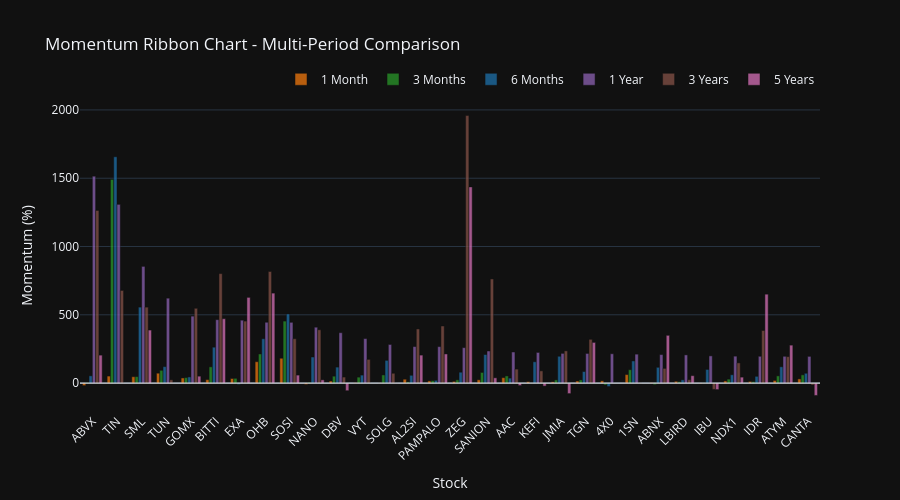

This figure's notebook cell:
### Code cell
create_momentum_ribbon_chart(df).show()

### Figure 1 — Plotly figure (JSON) as saved in the notebook; plotly's stock layout.template omitted (floating-point values rounded to 4 significant figures)
{"data": [{"marker": {"color": "rgb(255, 127, 14)"}, "name": "1 Month", "opacity": 0.7, "x": ["ABVX", "TIN", "SML", "TUN", "GOMX", "BITTI", "EXA", "OHB", "SOSI", "NANO", "DBV", "VYT", "SOLG", "AL2SI", "PAMPALO", "ZEG", "SANION", "AAC", "KEFI", "JMIA", "TGN", "4X0", "1SN", "ABNX", "LBIRD", "IBU", "NDX1", "IDR", "ATYM", "CANTA"], "y": [-18.28, 51.5, 46.85, 72.61, 37.68, 25.54, 33.74, 156.7, 182.1, -9.721, 15.3, 3.371, 1.627, 28.5, 16.22, 12.5, 24.29, 39.85, 10.61, 9.411, 15.48, 16.76, 62.5, 4.252, 13.46, -4.5, 16.07, 12.3, 19.53, 30.7], "type": "bar"}, {"marker": {"color": "rgb(44, 160, 44)"}, "name": "3 Months", "opacity": 0.7, "x": ["ABVX", "TIN", "SML", "TUN", "GOMX", "BITTI", "EXA", "OHB", "SOSI", "NANO", "DBV", "VYT", "SOLG", "AL2SI", "PAMPALO", "ZEG", "SANION", "AAC", "KEFI", "JMIA", "TGN", "4X0", "1SN", "ABNX", "LBIRD", "IBU", "NDX1", "IDR", "ATYM", "CANTA"], "y": [4.751, 1491.0, 47.89, 93.66, 40.16, 119.1, 35.21, 213.4, 454.0, 6.724, 50.69, 43.75, 59.84, 9.173, 18.33, 24.02, 78.04, 52.59, -0.6803, 23.45, 23.54, -13.44, 97.97, -11.42, 10.8, 2.413, 29.2, 10.98, 52.98, 60.41], "type": "bar"}, {"marker": {"color": "rgb(31, 119, 180)"}, "name": "6 Months", "opacity": 0.7, "x": ["ABVX", "TIN", "SML", "TUN", "GOMX", "BITTI", "EXA", "OHB", "SOSI", "NANO", "DBV", "VYT", "SOLG", "AL2SI", "PAMPALO", "ZEG", "SANION", "AAC", "KEFI", "JMIA", "TGN", "4X0", "1SN", "ABNX", "LBIRD", "IBU", "NDX1", "IDR", "ATYM", "CANTA"], "y": [53.4, 1657.0, 556.2, 120.6, 45.21, 262.9, -9.641, 324.7, 506.2, 191.0, 117.2, 58.62, 166.6, 57.14, 20.52, 79.79, 209.3, 36.48, 156.1, 196.5, 84.71, -25.18, 162.2, 115.7, 23.88, 100.2, 60.95, 49.59, 119.4, 72.01], "type": "bar"}, {"marker": {"color": "rgb(148, 103, 189)"}, "name": "1 Year", "opacity": 0.7, "x": ["ABVX", "TIN", "SML", "TUN", "GOMX", "BITTI", "EXA", "OHB", "SOSI", "NANO", "DBV", "VYT", "SOLG", "AL2SI", "PAMPALO", "ZEG", "SANION", "AAC", "KEFI", "JMIA", "TGN", "4X0", "1SN", "ABNX", "LBIRD", "IBU", "NDX1", "IDR", "ATYM", "CANTA"], "y": [1515.0, 1309.0, 854.5, 621.8, 490.4, 464.6, 460.9, 445.6, 445.0, 409.3, 369.2, 325.9, 282.8, 267.6, 267.1, 259.6, 235.2, 227.6, 224.4, 217.6, 217.1, 214.8, 212.0, 208.9, 206.5, 199.4, 197.3, 196.4, 196.3, 195.8], "type": "bar"}, {"marker": {"color": "rgb(140, 86, 75)"}, "name": "3 Years", "opacity": 0.7, "x": ["ABVX", "TIN", "SML", "TUN", "GOMX", "BITTI", "EXA", "OHB", "SOSI", "NANO", "DBV", "VYT", "SOLG", "AL2SI", "PAMPALO", "ZEG", "SANION", "AAC", "KEFI", "JMIA", "TGN", "4X0", "1SN", "ABNX", "LBIRD", "IBU", "NDX1", "IDR", "ATYM", "CANTA"], "y": [1264.0, 678.5, 556.2, 24.06, 547.7, 801.7, 454.1, 817.2, 324.9, 390.4, 44.35, 173.8, 71.97, 396.4, 418.3, 1959.0, 762.5, 102.6, 89.61, 235.9, 320.6, NaN, 1.496, 107.7, 25.0, -45.97, 148.1, 385.3, 193.7, -13.86], "type": "bar"}, {"marker": {"color": "rgb(227, 119, 194)"}, "name": "5 Years", "opacity": 0.7, "x": ["ABVX", "TIN", "SML", "TUN", "GOMX", "BITTI", "EXA", "OHB", "SOSI", "NANO", "DBV", "VYT", "SOLG", "AL2SI", "PAMPALO", "ZEG", "SANION", "AAC", "KEFI", "JMIA", "TGN", "4X0", "1SN", "ABNX", "LBIRD", "IBU", "NDX1", "IDR", "ATYM", "CANTA"], "y": [204.8, NaN, 388.4, NaN, 50.84, 471.4, 627.6, 658.9, 58.58, 23.83, -55.6, NaN, -2.6, 205.0, 213.5, 1437.0, 38.68, -17.88, -21.93, -76.77, 297.9, NaN, NaN, 349.7, 54.45, -47.53, 43.71, 651.0, 277.9, -90.37], "type": "bar"}], "layout": {"shapes": [{"line": {"color": "white", "dash": "solid", "width": 1}, "type": "line", "x0": 0, "x1": 1, "xref": "x domain", "y0": 0, "y1": 0, "yref": "y"}], "legend": {"orientation": "h", "yanchor": "bottom", "y": 1.02, "xanchor": "right", "x": 1}, "xaxis": {"title": {"text": "Stock"}, "tickangle": -45}, "title": {"text": "Momentum Ribbon Chart - Multi-Period Comparison"}, "yaxis": {"title": {"text": "Momentum (%)"}}, "barmode": "group", "height": 500}}
